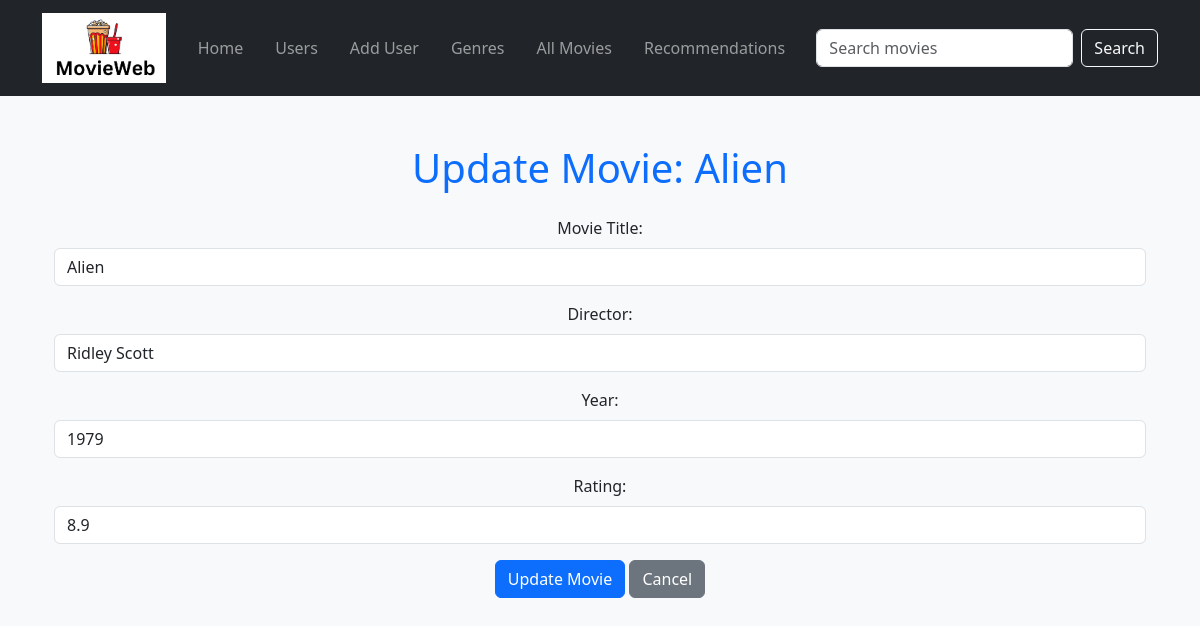
Screenshot of /users/1/update_movie/1 with the database file from the repository.
### datamanager/data_models.py (models this page shows)
class Movie(db.Model):
    id = db.Column(db.Integer, primary_key=True)
    name = db.Column(db.String(100), nullable=False)
    director = db.Column(db.String(50), nullable=True)
    year = db.Column(db.Integer, nullable=True)
    rating = db.Column(db.Float, nullable=True)
    poster = db.Column(db.String(255), nullable=True)
    genres = db.relationship('Genre', secondary=movie_genre, backref=db.backref('movies', lazy=True))
    reviews = db.relationship('Review', backref='movie', lazy=True)

### app.py (the view, shortened to what this page needs)
@app.route('/users/<int:user_id>/update_movie/<int:movie_id>', methods=['GET', 'POST'])
def update_movie(user_id: int, movie_id: int):
    try:
        user = data_manager.get_user_by_id(user_id)
        if not user:
            return render_template('404.html'), 404
        movie = data_manager.get_movie_by_id(movie_id)
        if not movie:
            return render_template('404.html'), 404
        return render_template('update_movie.html', user=user, movie=movie)
    except Exception as e:
        app.logger.error(f"Error updating movie {movie_id} for user {user_id}: {e}")
        app.logger.error(traceback.format_exc())
        return render_template('500.html'), 500

### datamanager/sqlite_data_manager.py (called while the page is built)
    def get_user_by_id(self, user_id):
        return self.session.query(User).filter_by(id=user_id).first()

    def get_movie_by_id(self, movie_id):
        return self.session.query(Movie).get(movie_id)

### templates/update_movie.html (shortened to what this page needs)
{% extends 'base.html' %}
{% block content %}
<div class="container mt-5">
    <h1 class="text-center text-primary mb-4">Update Movie: {{ movie.name }}</h1>
    <form action="{{ url_for('update_movie', user_id=user.id, movie_id=movie.id) }}" method="POST" class="mt-4">
        <div class="mb-3">
            <label for="name" class="form-label">Movie Title:</label>
            <input type="text" id="name" name="name" class="form-control" value="{{ movie.name }}" required>
        </div>
        <div class="mb-3">
            <label for="director" class="form-label">Director:</label>
            <input type="text" id="director" name="director" class="form-control" value="{{ movie.director }}">
        </div>
        <div class="mb-3">
            <label for="year" class="form-label">Year:</label>
            <input type="number" id="year" name="year" class="form-control" value="{{ movie.year }}">
        </div>
        <div class="mb-3">
            <label for="rating" class="form-label">Rating:</label>
            <input type="number" id="rating" name="rating" step="0.1" class="form-control" value="{{ movie.rating }}">
        </div>
        <button type="submit" class="btn btn-primary">Update Movie</button>
        <a href="{{ url_for('user_movies', user_id=user.id) }}" class="btn btn-secondary">Cancel</a>
    </form>
</div>
{% endblock %}

### rows the page displays
Movie: name "Alien", director "Ridley Scott", year "1979", rating "8.9"
